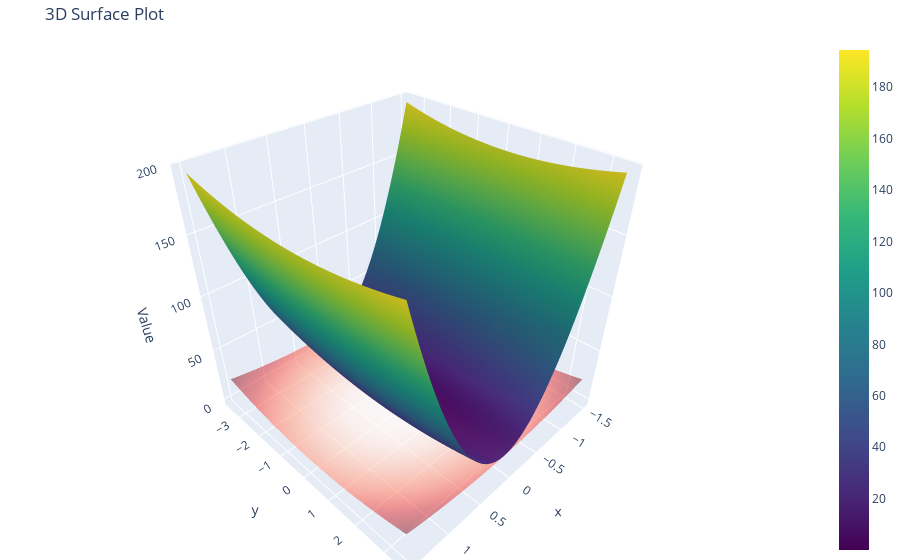

Write notebook code for a chart like this one.
### Code cell
import numpy as np
import plotly.graph_objects as go

# Define the objective function f(x, y)
def f(x, y):
    return 81 * (x**2) + (y**2)

# Define the constraint function g(x, y)
def g(x, y):
    return 4 * (x**2) + (y**2)

# Create a meshgrid for x and y values
x_vals = np.linspace(-1.5, 1.5, 100)
y_vals = np.linspace(-3.5, 3.5, 100)
X, Y = np.meshgrid(x_vals, y_vals)
Z_f = f(X, Y)
Z_g = g(X, Y)

# Create the 3D surface plot
fig = go.Figure()

# Add the surface for f(x, y)
fig.add_trace(go.Surface(z=Z_f, x=X, y=Y, colorscale='Viridis', name='f(x, y)'))

# Add the constraint surface for g(x, y)
fig.add_trace(go.Surface(z=Z_g, x=X, y=Y, colorscale='Reds', opacity=0.5, showscale=False, name='4x^2 + y^2 = 9'))

# Set layout
fig.update_layout(
    title='3D Surface Plot',
    scene=dict(
        xaxis_title='x',
        yaxis_title='y',
        zaxis_title='Value',
    ),
    margin=dict(l=0, r=0, b=0, t=40),
)

# Show the interactive plot
fig.show()

### Figure 1 — Plotly figure (JSON) as saved in the notebook; plotly's stock layout.template omitted (floating-point values rounded to 4 significant figures; data arrays with more than 128 entries replaced by an {"elided": "..."} marker saying what was removed)
{"data": [{"colorscale": [[0, "#440154"], [0.1111, "#482878"], [0.2222, "#3e4989"], [0.3333, "#31688e"], [0.4444, "#26828e"], [0.5556, "#1f9e89"], [0.6667, "#35b779"], [0.7778, "#6ece58"], [0.8889, "#b5de2b"], [1, "#fde725"]], "name": "f(x, y)", "type": "surface", "x": {"elided": "100x100 float values"}, "y": {"elided": "100x100 float values"}, "z": {"elided": "100x100 float values"}}, {"colorscale": [[0, "rgb(255,245,240)"], [0.125, "rgb(254,224,210)"], [0.25, "rgb(252,187,161)"], [0.375, "rgb(252,146,114)"], [0.5, "rgb(251,106,74)"], [0.625, "rgb(239,59,44)"], [0.75, "rgb(203,24,29)"], [0.875, "rgb(165,15,21)"], [1, "rgb(103,0,13)"]], "name": "4x^2 + y^2 = 9", "opacity": 0.5, "showscale": false, "type": "surface", "x": {"elided": "100x100 float values"}, "y": {"elided": "100x100 float values"}, "z": {"elided": "100x100 float values"}}], "layout": {"margin": {"b": 0, "l": 0, "r": 0, "t": 40}, "scene": {"xaxis": {"title": {"text": "x"}}, "yaxis": {"title": {"text": "y"}}, "zaxis": {"title": {"text": "Value"}}}, "title": {"text": "3D Surface Plot"}}}
